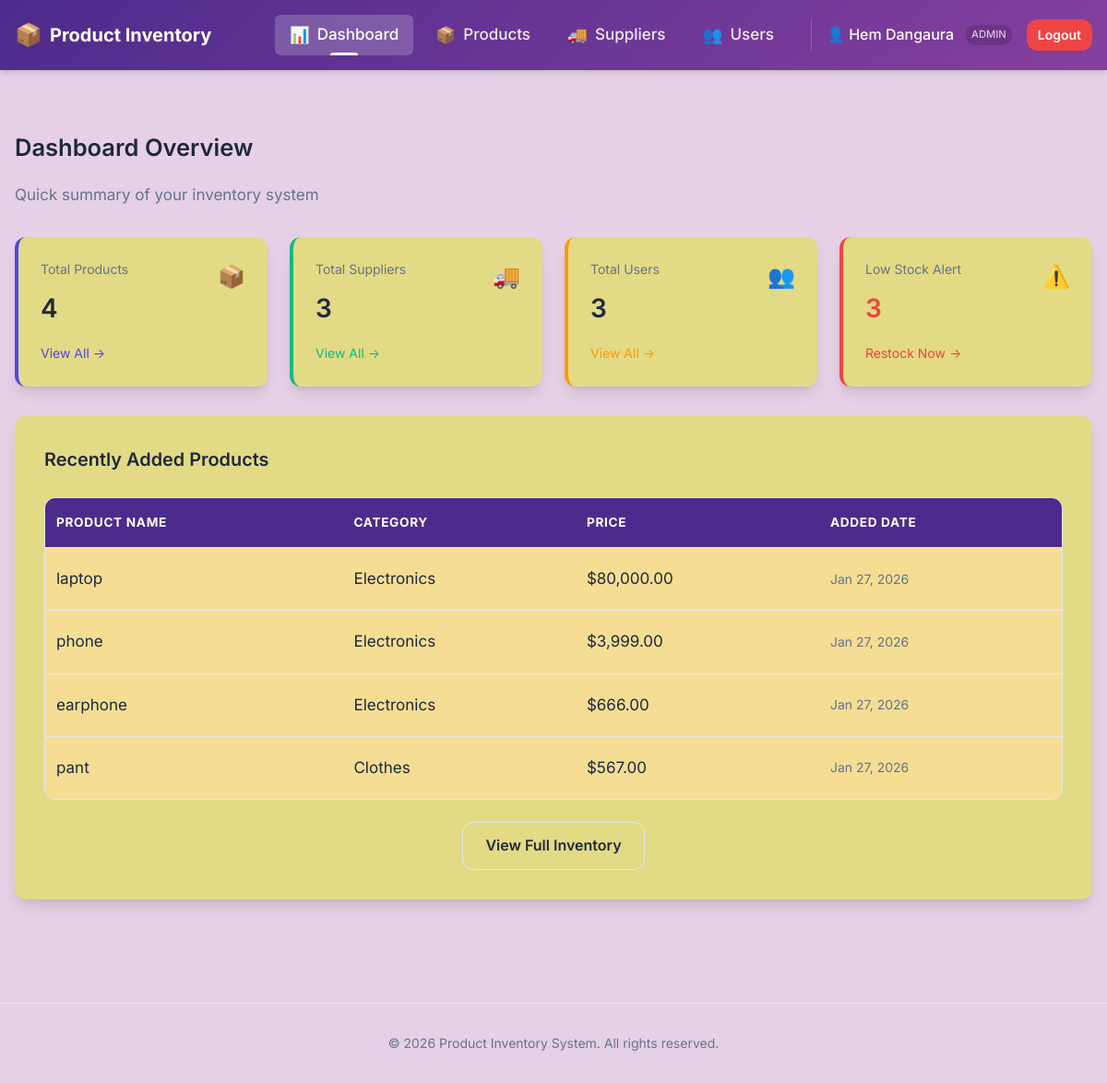
Screenshot of /product_inventory/public/index.php (signed in) with the database file from the repository.
### tables this page shows
CREATE TABLE `products` (
  `id` int(11) NOT NULL,
  `name` varchar(150) NOT NULL,
  `image` varchar(255) DEFAULT NULL,
  `category` varchar(100) DEFAULT NULL,
  `description` text DEFAULT NULL,
  `quantity` int(11) NOT NULL,
  `price` decimal(10,2) NOT NULL,
  `created_at` timestamp NOT NULL DEFAULT current_timestamp(),
  `user_id` int(11) DEFAULT NULL,
  `supplier_id` int(11) DEFAULT NULL,
  `updated_at` timestamp NOT NULL DEFAULT current_timestamp() ON UPDATE current_timestamp()
);

### product_inventory/public/index.php (the view, shortened to what this page needs)
<?php
include '../includes/header.php';
require '../config/db.php';
$totalProducts = $conn->query("SELECT COUNT(*) FROM products")->fetchColumn();
$totalSuppliers = $conn->query("SELECT COUNT(*) FROM suppliers")->fetchColumn();
$totalUsers = $conn->query("SELECT COUNT(*) FROM users")->fetchColumn();
$lowStock = $conn->query("SELECT COUNT(*) FROM products WHERE quantity < 10")->fetchColumn();
$recentProducts = $conn->query("SELECT * FROM products ORDER BY id DESC LIMIT 5")->fetchAll(PDO::FETCH_ASSOC);
?>
<div class="dashboard-header" style="margin-bottom: 2rem">
    <h2 style="margin:0">Dashboard Overview</h2>
    <p style="color: var(--text-muted)">Quick summary of your inventory system</p>
</div>
<div
    style="display: grid; grid-template-columns: repeat(auto-fit, minmax(200px, 1fr)); gap: 1.5rem; margin-bottom: 2rem;">
    <div class="card" style="margin-bottom: 0; padding: 1.5rem; border-left: 4px solid #4f46e5;">
        <div style="display: flex; justify-content: space-between; align-items: start;">
            <div>
                <p style="color: var(--text-muted); font-size: 0.875rem; margin: 0 0 0.5rem 0;">Total Products</p>
                <h3 style="margin: 0; font-size: 1.75rem;"><?= $totalProducts ?></h3>
            </div>
            <span style="font-size: 1.5rem;">📦</span>
        </div>
        <a href="products.php" style="display: block; margin-top: 1rem; font-size: 0.875rem; color: #4f46e5;">View All
            →</a>
    </div>
    <div class="card" style="margin-bottom: 0; padding: 1.5rem; border-left: 4px solid #10b981;">
        <div style="display: flex; justify-content: space-between; align-items: start;">
            <div>
                <p style="color: var(--text-muted); font-size: 0.875rem; margin: 0 0 0.5rem 0;">Total Suppliers</p>
                <h3 style="margin: 0; font-size: 1.75rem;"><?= $totalSuppliers ?></h3>
            </div>
            <span style="font-size: 1.5rem;">🚚</span>
        </div>
        <a href="suppliers.php" style="display: block; margin-top: 1rem; font-size: 0.875rem; color: #10b981;">View All
            →</a>
    </div>
    <div class="card" style="margin-bottom: 0; padding: 1.5rem; border-left: 4px solid #f59e0b;">
        <div style="display: flex; justify-content: space-between; align-items: start;">
            <div>
                <p style="color: var(--text-muted); font-size: 0.875rem; margin: 0 0 0.5rem 0;">Total Users</p>
                <h3 style="margin: 0; font-size: 1.75rem;"><?= $totalUsers ?></h3>
            </div>
            <span style="font-size: 1.5rem;">👥</span>
        </div>
        <a href="users.php" style="display: block; margin-top: 1rem; font-size: 0.875rem; color: #f59e0b;">View All
            →</a>
    </div>
    <div class="card" style="margin-bottom: 0; padding: 1.5rem; border-left: 4px solid #ef4444;">
        <div style="display: flex; justify-content: space-between; align-items: start;">
            <div>
                <p style="color: var(--text-muted); font-size: 0.875rem; margin: 0 0 0.5rem 0;">Low Stock Alert</p>
                <h3 style="margin: 0; font-size: 1.75rem; color: #ef4444;"><?= $lowStock ?></h3>
            </div>
            <span style="font-size: 1.5rem;">⚠️</span>
        </div>
        <a href="products.php" style="display: block; margin-top: 1rem; font-size: 0.875rem; color: #ef4444;">Restock
            Now →</a>
    </div>
</div>
<div class="card">
    <h3 style="margin-bottom: 1.5rem">Recently Added Products</h3>
    <div class="table-wrapper">
        <table>
            <thead>
                <tr>
                    <th>Product Name</th>
                    <th>Category</th>
                    <th>Price</th>
                    <th>Added Date</th>
                </tr>
            </thead>
            <tbody>
                <?php foreach ($recentProducts as $p): ?>
                    <tr>
                        <td><?= htmlspecialchars($p['name']) ?></td>
                        <td><?= htmlspecialchars($p['category']) ?></td>
                        <td>$<?= number_format($p['price'], 2) ?></td>
                        <td style="color: var(--text-muted); font-size: 0.875rem;">
                            <?= date('M d, Y', strtotime($p['created_at'])) ?>
                        </td>
                    </tr>
                <?php endforeach; ?>
            </tbody>
        </table>
    </div>
    <div style="margin-top: 1.5rem; text-align: center;">
        <a href="products.php" class="btn btn-outline">View Full Inventory</a>
    </div>
</div>
<?php include '../includes/footer.php'; ?>

### product_inventory/assets/css/style.css (style rules this page uses)
:root { --primary-color: #4D2B8C; --primary-hover: #85409D; --secondary-color: #EEA727; --background-bg: #e5d0e5; --card-bg: #e3da85; --text-color: #1e293b; --text-muted: #64748b; --border-color: #e2e8f0; --danger-color: #ef4444; --danger-hover: #dc2626; --success-color: #10b981; --shadow-sm: 0 1px 2px 0 rgb(0 0 0 / 0.05); --shadow-md: 0 10px 15px -3px rgb(0 0 0 / 0.1), 0 4px 6px -4px rgb(0 0 0 / 0.1); --radius: 0.75rem; }
*, *::before, *::after { box-sizing: border-box; }
body { font-family: 'Inter', system-ui, -apple-system, sans-serif; background-color: var(--background-bg); color: var(--text-color); margin: 0; line-height: 1.6; font-size: 17px; }
h1, h2, h3, h4, h5, h6 { margin-top: 0; font-weight: 600; color: var(--text-color); }
a { color: var(--primary-color); text-decoration: none; transition: color 0.2s; }
.card { background: var(--card-bg); border-radius: var(--radius); padding: 2rem; box-shadow: var(--shadow-md); margin-bottom: 2rem; }
.btn { display: inline-block; padding: 0.75rem 1.5rem; border-radius: var(--radius); font-weight: 600; cursor: pointer; text-align: center; border: none; transition: all 0.2s ease; font-size: 1rem; }
.btn-outline { background-color: transparent; border: 1px solid var(--border-color); color: var(--text-color); }
.table-wrapper { overflow-x: auto; border-radius: var(--radius); border: 1px solid var(--border-color); }
table { width: 100%; border-collapse: collapse; background: rgb(245, 221, 148); table-layout: auto; }
th { text-align: left; padding: 1rem 0.75rem; background-color: #4D2B8C; font-weight: 700; color: white; font-size: 0.85rem; text-transform: uppercase; letter-spacing: 0.05em; border-bottom: 1px solid var(--border-color); }
td { padding: 1.25rem 0.75rem; border-bottom: 1px solid var(--border-color); color: var(--text-color); vertical-align: middle; word-break: break-word; }
tr:last-child td { border-bottom: none; }

### rows the page displays
products: name "laptop", category "Electronics", price "80,000.00", created_at "Jan 27, 2026"
products: name "phone", category "Electronics", price "3,999.00", created_at "Jan 27, 2026"
products: name "earphone", category "Electronics", price "666.00", created_at "Jan 27, 2026"
products: name "pant", category "Clothes", price "567.00", created_at "Jan 27, 2026"

### other values shown
$_SESSION['username'] "Hem Dangaura"
$_SESSION['role'] "ADMIN"
$totalProducts "4"
$totalSuppliers "3"
$totalUsers "3"
$lowStock "3"
